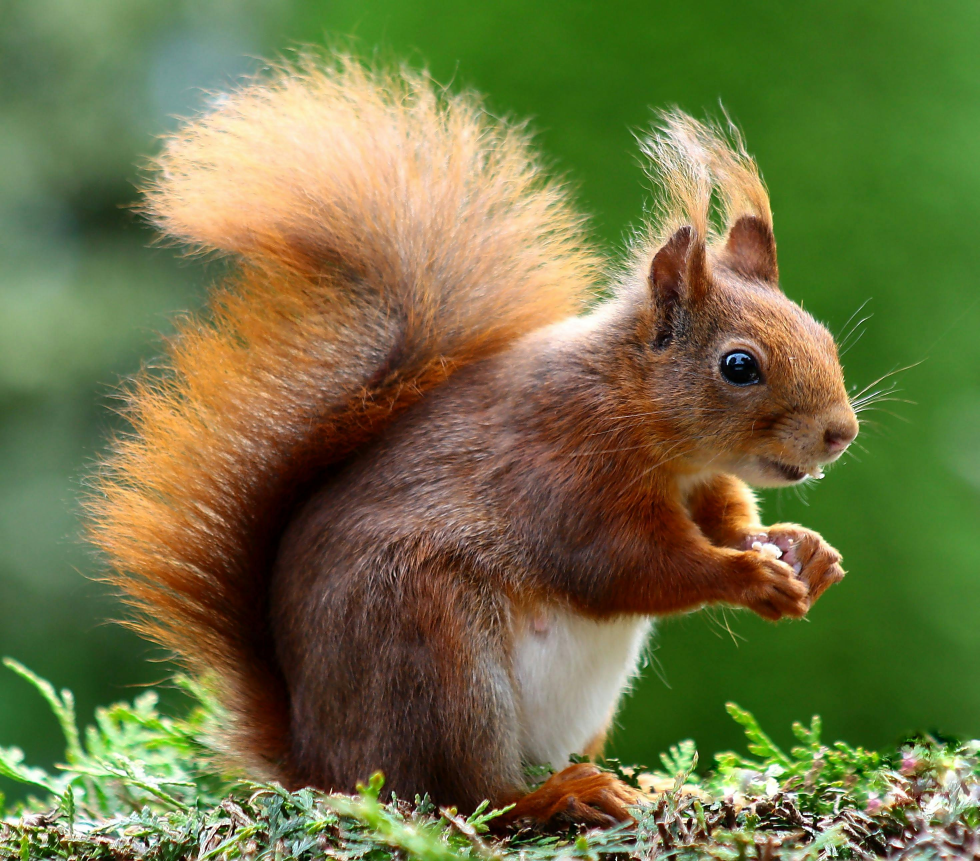
#> input picture practice/5B/img-1.jpg, 2939 x 2583 px, found by its file name (shown at 1/3 size)
$ python histogram.py
#> lines starting #> are read from the running program, lines starting #| are printed output that depends on the picture
### practice/basic_opencv/helper.py
import os
import cv2


def get_image(image_file: str):
#> called with image_file = 'img-1.jpg'
    path = os.path.join(".", "img", image_file)
    return cv2.imread(path)
#> returned value is the input picture: shape (2583, 2939, 3); mean B, G, R 67.8, 115.2, 112.6


# [14 lines left out: functions show_image, wait, not called in this run]


def show_pixel_position(event, x, y, flags, param):
    if event == cv2.EVENT_LBUTTONDOWN:  # klik kiri
        print(f"Koordinat pixel: (x={x}, y={y})")

### practice/basic_opencv/histogram.py
import helper
import cv2
from matplotlib import pyplot as plt

image = helper.get_image("img-1.jpg")
image = cv2.cvtColor(image, cv2.COLOR_BGR2GRAY)
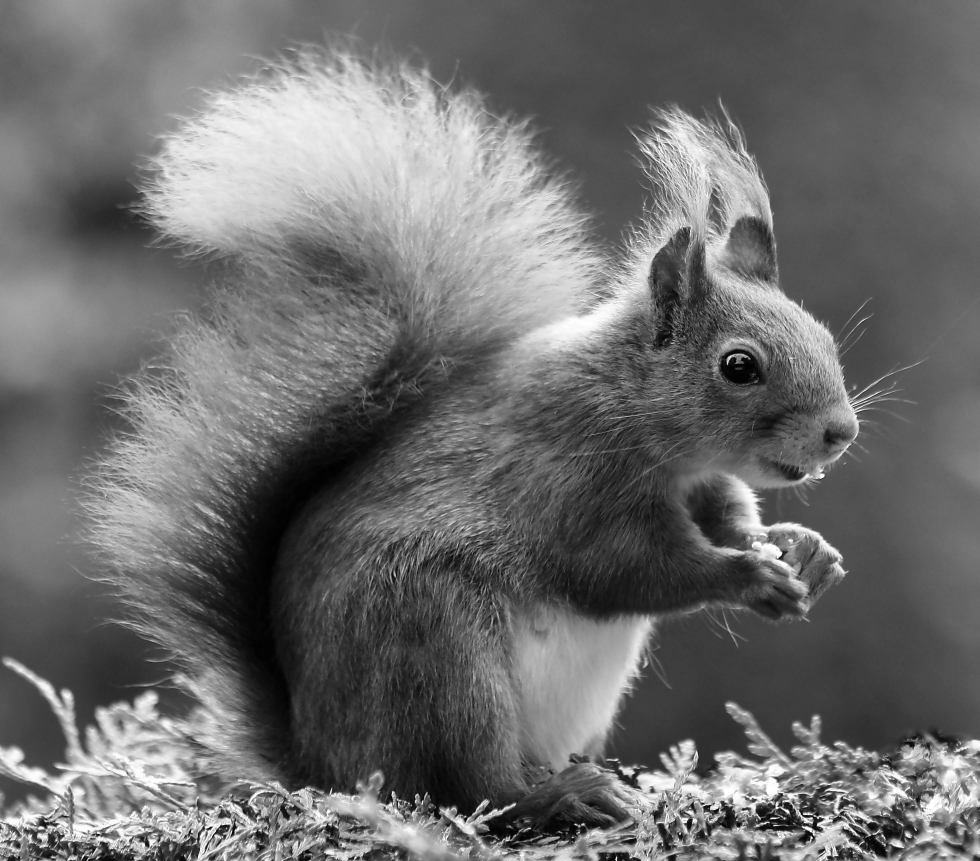
#> image: shape (2583, 2939) (shown at 1/3 size); min 0, max 255, mean 109

cv2.imshow("ori", image)
hist = cv2.calcHist([image], [0], None, [256], [0, 256])
#> hist = 256 values, max 97999 at index 75, min 132 at index 0, mean 29654.1

plt.figure()
plt.title("Grayscale Histogram")
plt.xlabel("Bins")
plt.ylabel("# of Pixel")
plt.plot(hist)
plt.xlim([0, 256])
plt.show()
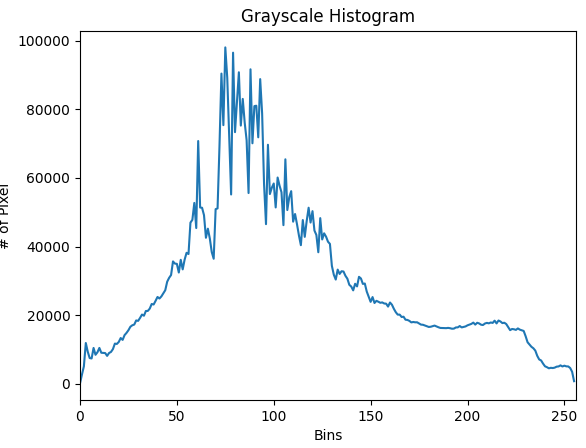
#> figure drawn by matplotlib, 1 panel; curve peaks at x = 75, y = 97999
cv2.waitKey(5000)
